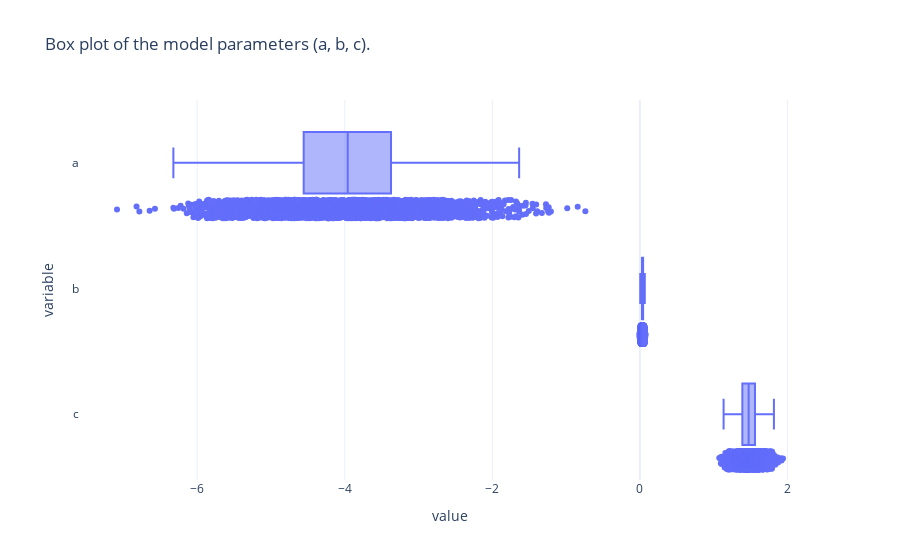

This figure's notebook cell:
### Code cell
adni.get_params_box_plot(fit=posterior, model_params=["a", "b", "c"])

### Figure 1 — Plotly figure (JSON) as saved in the notebook; plotly's stock layout.template omitted (floating-point values rounded to 4 significant figures; data arrays with more than 128 entries replaced by an {"elided": "..."} marker saying what was removed)
{"data": [{"alignmentgroup": "True", "boxpoints": "all", "hovertemplate": "value=%{x}<br>variable=%{y}<extra></extra>", "legendgroup": "", "marker": {"color": "#636efa"}, "name": "", "notched": false, "offsetgroup": "", "orientation": "h", "showlegend": false, "type": "box", "x": {"elided": "12000 float values"}, "x0": " ", "xaxis": "x", "y": {"elided": "12000 str values"}, "y0": " ", "yaxis": "y"}], "layout": {"boxmode": "group", "legend": {"tracegroupgap": 0}, "title": {"text": "Box plot of the model parameters (a, b, c)."}, "xaxis": {"anchor": "y", "domain": [0, 1], "title": {"text": "value"}}, "yaxis": {"anchor": "x", "domain": [0, 1], "title": {"text": "variable"}}}}
